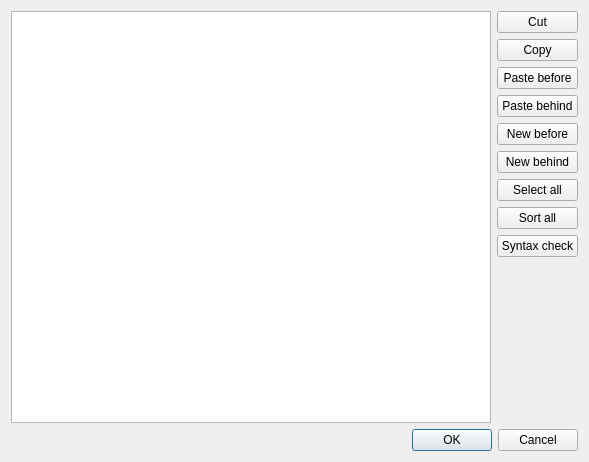
<?xml version="1.0" encoding="UTF-8"?>
<ui version="4.0">
 <class>EditTextReplaceDialog</class>
 <widget class="QDialog" name="EditTextReplaceDialog">
  <property name="geometry">
   <rect>
    <x>0</x>
    <y>0</y>
    <width>589</width>
    <height>462</height>
   </rect>
  </property>
  <property name="windowTitle">
   <string>Edit text replace</string>
  </property>
  <layout class="QHBoxLayout" name="horizontalLayout_2">
   <item>
    <layout class="QVBoxLayout" name="verticalLayout_2">
     <item>
      <layout class="QHBoxLayout" name="horizontalLayout">
       <item>
        <widget class="QTreeView" name="EnumsTreeView">
         <property name="selectionMode">
          <enum>QAbstractItemView::ExtendedSelection</enum>
         </property>
        </widget>
       </item>
       <item>
        <layout class="QVBoxLayout" name="verticalLayout">
         <item>
          <widget class="QPushButton" name="CutPushButton">
           <property name="text">
            <string>Cut</string>
           </property>
          </widget>
         </item>
         <item>
          <widget class="QPushButton" name="CopyPushButton">
           <property name="text">
            <string>Copy</string>
           </property>
          </widget>
         </item>
         <item>
          <widget class="QPushButton" name="PasteBeforePushButton">
           <property name="text">
            <string>Paste before</string>
           </property>
          </widget>
         </item>
         <item>
          <widget class="QPushButton" name="PasteBehindPushButton">
           <property name="text">
            <string>Paste behind</string>
           </property>
          </widget>
         </item>
         <item>
          <widget class="QPushButton" name="NewBeforePushButton">
           <property name="text">
            <string>New before</string>
           </property>
          </widget>
         </item>
         <item>
          <widget class="QPushButton" name="NewBehindPushButton">
           <property name="text">
            <string>New behind</string>
           </property>
          </widget>
         </item>
         <item>
          <widget class="QPushButton" name="SelectAllPushButton">
           <property name="text">
            <string>Select all</string>
           </property>
          </widget>
         </item>
         <item>
          <widget class="QPushButton" name="SortPushButton">
           <property name="text">
            <string>Sort all</string>
           </property>
          </widget>
         </item>
         <item>
          <widget class="QPushButton" name="SyntaxCheckPushButton">
           <property name="text">
            <string>Syntax check</string>
           </property>
          </widget>
         </item>
         <item>
          <spacer name="verticalSpacer">
           <property name="orientation">
            <enum>Qt::Vertical</enum>
           </property>
           <property name="sizeHint" stdset="0">
            <size>
             <width>20</width>
             <height>40</height>
            </size>
           </property>
          </spacer>
         </item>
        </layout>
       </item>
      </layout>
     </item>
     <item>
      <widget class="QDialogButtonBox" name="buttonBox">
       <property name="orientation">
        <enum>Qt::Horizontal</enum>
       </property>
       <property name="standardButtons">
        <set>QDialogButtonBox::Cancel|QDialogButtonBox::Ok</set>
       </property>
      </widget>
     </item>
    </layout>
   </item>
  </layout>
 </widget>
 <resources/>
 <connections>
  <connection>
   <sender>buttonBox</sender>
   <signal>accepted()</signal>
   <receiver>EditTextReplaceDialog</receiver>
   <slot>accept()</slot>
   <hints>
    <hint type="sourcelabel">
     <x>248</x>
     <y>254</y>
    </hint>
    <hint type="destinationlabel">
     <x>157</x>
     <y>274</y>
    </hint>
   </hints>
  </connection>
  <connection>
   <sender>buttonBox</sender>
   <signal>rejected()</signal>
   <receiver>EditTextReplaceDialog</receiver>
   <slot>reject()</slot>
   <hints>
    <hint type="sourcelabel">
     <x>316</x>
     <y>260</y>
    </hint>
    <hint type="destinationlabel">
     <x>286</x>
     <y>274</y>
    </hint>
   </hints>
  </connection>
 </connections>
</ui>
